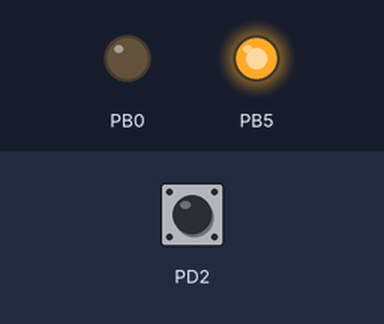
Bench run of a program on a simulated ATmega328P, built with avr-gcc and emulated at 16 MHz. Shown: output pins drawn as LEDs (lit = HIGH). The test bench sets the inputs (shaded band); at power-on: PD2 HIGH.

Above: at 1.2 s.
1.3 s: PD2 pulled LOW for 0.15 s
At 2.3 s:
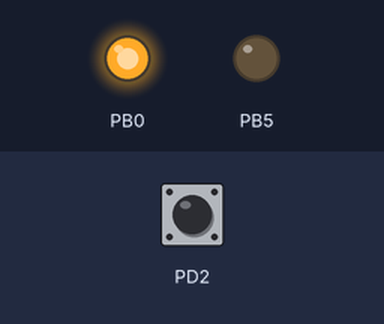
4.4 s: PD2 pulled LOW for 1 s
At 6.5 s:
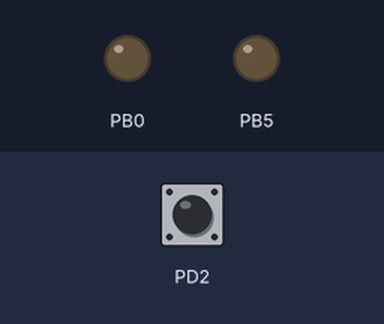
8.4 s: PD2 pulled LOW for 3.2 s
At 9.5 s:
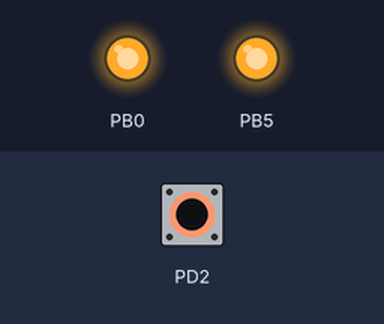
Timing chart, 0 to 20.6 s (numbered marks = the images above; inputs shaded):
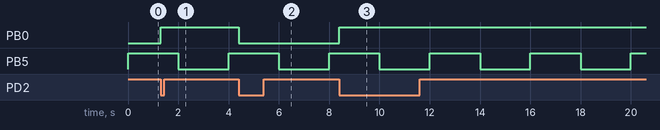

The program:

main.c
```c
#include <avr/io.h>
#define F_CPU 16000000UL
#include <util/delay.h>
#include <avr/interrupt.h>

int main(void)
{
	DDRB = DDRB | 0b00100001;
	DDRD = DDRD & 0b11111011;
	PORTD = PORTD | 0b00000100;
	PCICR = PCICR | 0b00000100;
	PCMSK2 = PCMSK2 | 0b00000100;
	sei();

	while(1)
	{
		PORTB = PORTB ^ 0b00100000;
		_delay_ms(2000);
	}
	return 0;
}

ISR(PCINT2_vect)
{
	if ((PIND & 0b00000100) == 0)
	PORTB = PORTB ^ 0b00000001;
}
```

Measured:
- after the input at 1.3 s, PB0: LOW → HIGH at once
- after the input at 4.4 s, PB0: HIGH → LOW at once
- after the input at 8.4 s, PB0: LOW → HIGH at once
- by itself, PB5: alternates HIGH for 2.0 s and LOW for 2.0 s
